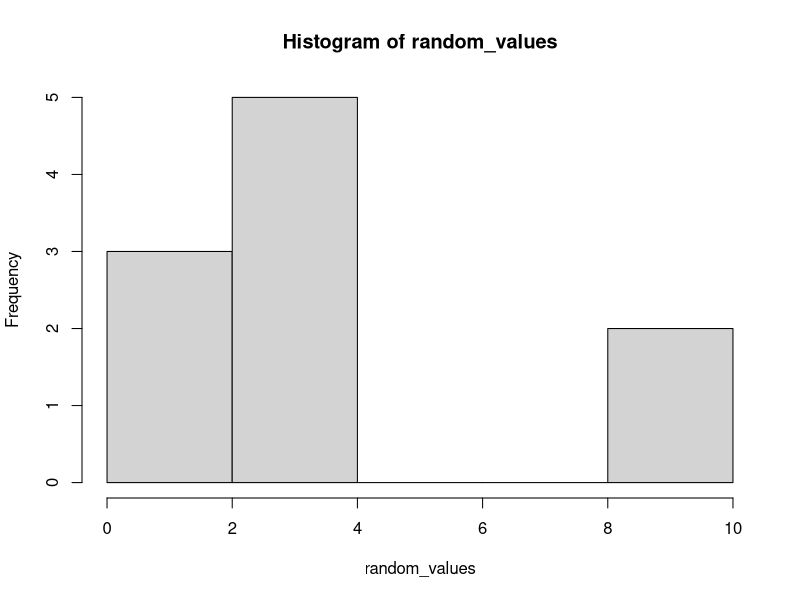
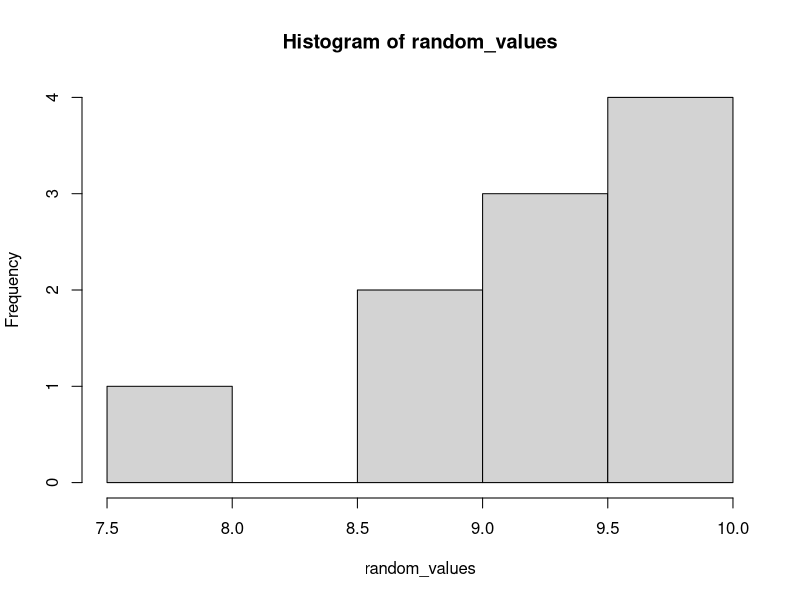

R code for these plots, in order:
# Marcus Rosti
# mer3ef
# 16th July 2015
# Stat 6430

## import // boilerplate
grade.data <- read.csv("samplegrades.csv", header=TRUE)

## 1
#  a

# max value on hw
top_homework <-subset(grade.data,grade.data$Homework..200.0.==max(grade.data$Homework..200.0.))

# bottom 10% 
bottom_20_homework <- subset(grade.data, grade.data$Homework..200.0.<=quantile(grade.data$Homework..200.0.,.1))

# xbar +/-  2 * s / sqrt(n)
top_upp  <- mean(top_homework$Course.Average..100.0.) + 2 * sd(top_homework$Course.Average..100.0.) / sqrt(123)
top_down <- mean(top_homework$Course.Average..100.0.) - 2 * sd(top_homework$Course.Average..100.0.) / sqrt(123)
cat("The top 20: (",top_down,", ",top_upp,") \n")
# The top 20: ( 85.95184 ,  87.97987 ) 

bot_upp  <- mean(bottom_20_homework$Course.Average..100.0.) + 2 * sd(bottom_20_homework$Course.Average..100.0.) / sqrt(57)
bot_down <- mean(bottom_20_homework$Course.Average..100.0.) - 2 * sd(bottom_20_homework$Course.Average..100.0.) / sqrt(57)
cat("The bottom 20: (",bot_down,", ",bot_upp,") \n")
# The bottom 20: ( 58.59651 ,  67.52072 ) 

# b
# subsets
close_studs = subset(grade.data, abs(grade.data$Final.Exam..100.0. - grade.data$Midterm..100.0.) <= 2)
far_studs   = subset(grade.data, abs(grade.data$Final.Exam..100.0. - grade.data$Midterm..100.0.) >= 10)

cs_upp  <- mean(close_studs$Course.Average..100.0.) + 2 * sd(close_studs$Course.Average..100.0.) / sqrt(91)
cs_down <- mean(close_studs$Course.Average..100.0.) - 2 * sd(close_studs$Course.Average..100.0.) / sqrt(91)
cat("The close 20: (",cs_down,", ",cs_upp,") \n")
# The close 20: ( 79.17462 ,  83.79727 ) 

fs_upp  <- mean(far_studs$Course.Average..100.0.) + 2 * sd(far_studs$Course.Average..100.0.) / sqrt(222)
fs_down <- mean(far_studs$Course.Average..100.0.) - 2 * sd(far_studs$Course.Average..100.0.) / sqrt(222)
cat("The far 20: (",fs_down,", ",fs_upp,") \n")
# The far 20: ( 77.16021 ,  80.23843 )

# c
letter_grades = function(data) {
  # helper function to assign grades
  data["Letter.Grade"] <- ""
  for(i in 1:nrow(data)) {
    if (data$Course.Average..100.0.[i]>=90) {
      data$Letter.Grade[i] <- "A"
    } else if (data$Course.Average..100.0.[i]>=80) {
      data$Letter.Grade[i] <- "B"
    } else if (data$Course.Average..100.0.[i]>=70) {
      data$Letter.Grade[i] <- "C"
    } else if (data$Course.Average..100.0.[i]>=60) {
      data$Letter.Grade[i] <- "D"
    } else {
      data$Letter.Grade[i] <- "F"
    }
  }
  return (data)
}

updated_grades <- grade.data
updated_grades$Course.Average..100.0. <- updated_grades$Course.Average..100.0. * .95 + 5

updated_grades <- letter_grades(updated_grades)
grade.data     <- letter_grades(grade.data)

sum(updated_grades$Letter.Grade!=grade.data$Letter.Grade)
# 57 grade changes

## 2 
my.summary = function(data) {
  return (c(min(data),median(data),max(data)))
}

## 3
# for every number either the floor or ceiling will be even and that will be the closest even number
# if the number is exactly an odd number, it returns that interger plus 1
my.even = function(val) {
  if(floor(val)  %%2==0) return (floor(val))
  if(ceiling(val)%%2==0) return (ceiling(val))
                         return (floor(val)+1)
}
#my.even(-1)
my.even(2.8)
my.even(1.3)
my.even(-5.2)

## 4

my.hist1 = function(n) {
  random_values <- runif(n,0,10)
  hist(random_values)
  return
}
my.hist1(10)

## 5

my.hist2 = function(m,n) {
  random_values = {}
  for(i in 1:m)
    random_values[i] <- max(runif(n,0,10))
  print(length(random_values))
  hist(random_values)
  return
}
my.hist2(10,10)
## 6

mode_check = function(vect) {
  #checks to see if mode applies
  #if there are any duplicates, return true
  return (sum(duplicated(vect))!=0)
}

Mode <- function(x) {
  # http://stackoverflow.com/questions/2547402/standard-library-function-in-r-for-finding-the-mode
  ux <- unique(x)
  return (ux[which.max(tabulate(match(x, ux)))])
}

mean_check = function(vect) {
  # checks to see if mean applies
  # if there are any points above or below, return false
  # else the property holds
  mean_vect = mean(vect)
  sd_vect = sd(vect)
  if(sum(vect>=mean_vect+3*sd_vect))  return (FALSE)
  if(sum(vect<=mean_vect-3*sd_vect))  return (FALSE)
  return (TRUE)
}

my.centers = function (vect) {
  median_vect = median(vect)
  mean_vect = NULL
  mode_vect = NULL
  
  if(mean_check(vect)) mean_vect = mean(vect)
  if(is.null(mean_vect)) cat("The mean is NULL\n")
  
  if(mode_check(vect)) mode_vect = Mode(vect)
  if(is.null(mode_vect)) cat("The mode is NULL\n")
  
  return(c(median_vect,mean_vect,mode_vect))
}

my.centers(c(1,1))
my.centers(c(round(runif(10000,0,1)))) # (1,0,0,1,1,0,1,0...)
my.centers(c(runif(10000,0,1)))        # (.01231,.023,.92234,.21,.543...)  
my.centers(c(rnorm(10000,0,1)))
